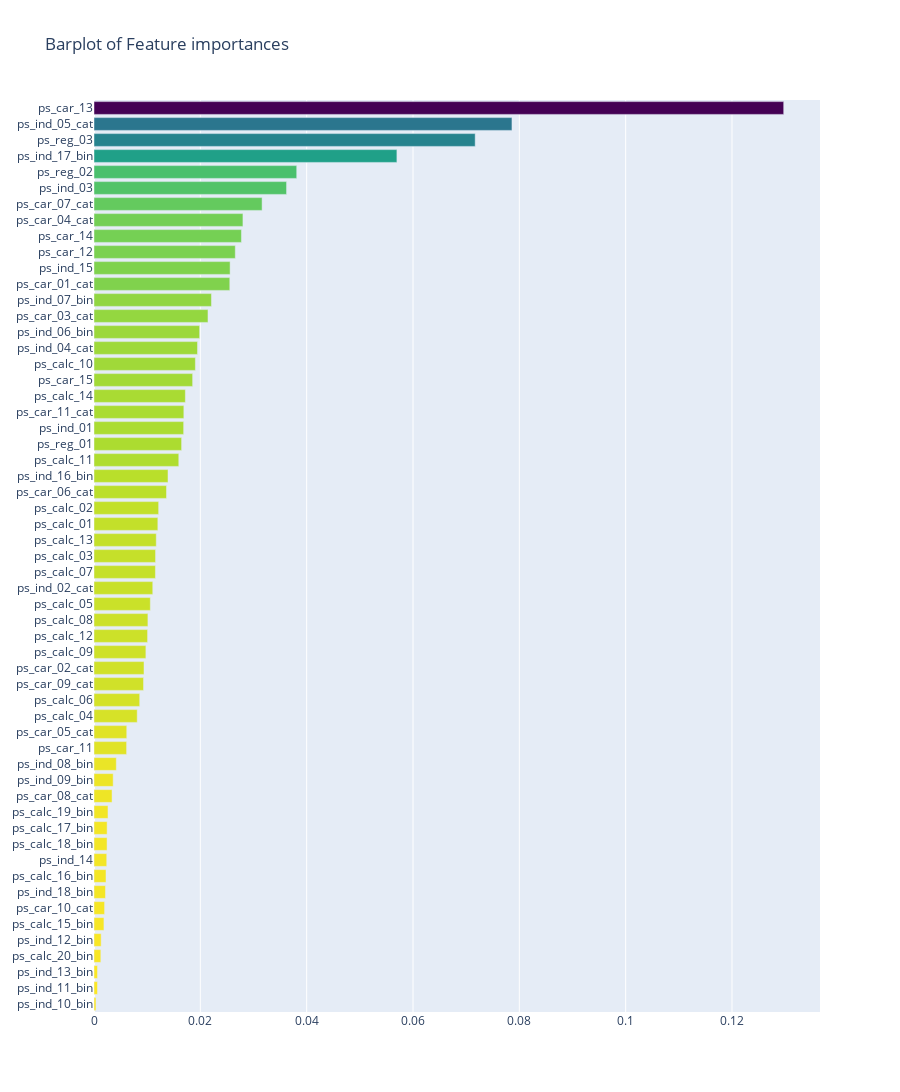

Here is the notebook cell this chart was saved with:
### Code cell
x, y = (list(x) for x in zip(*sorted(zip(rf.feature_importances_, features), 
                                                            reverse = False)))
trace2 = go.Bar(
    x=x ,
    y=y,
    marker=dict(
        color=x,
        colorscale = 'Viridis',
        reversescale = True
    ),
    name='Random Forest Feature importance',
    orientation='h',
)

layout = dict(
    title='Barplot of Feature importances',
     width = 900, height = 2000,
    yaxis=dict(
        showgrid=False,
        showline=False,
        showticklabels=True,
#         domain=[0, 0.85],
    ))

fig1 = go.Figure(data=[trace2])
fig1['layout'].update(layout)
py.iplot(fig1, filename='plots')

### Figure 1 — Plotly figure (JSON) as saved in the notebook; plotly's stock layout.template omitted (floating-point values rounded to 4 significant figures)
{"data": [{"marker": {"color": [0.0003743, 0.0006586, 0.0006631, 0.001287, 0.001347, 0.00187, 0.00199, 0.002158, 0.002257, 0.002396, 0.002456, 0.00247, 0.00263, 0.003394, 0.003608, 0.004199, 0.006131, 0.006161, 0.008129, 0.008598, 0.009318, 0.009404, 0.00976, 0.01008, 0.01014, 0.01059, 0.01105, 0.01156, 0.01158, 0.01171, 0.01201, 0.01216, 0.01364, 0.01392, 0.01595, 0.01648, 0.01686, 0.0169, 0.01718, 0.01855, 0.01907, 0.01947, 0.01987, 0.02144, 0.02209, 0.02554, 0.0256, 0.02658, 0.02773, 0.02801, 0.03162, 0.03622, 0.03813, 0.05697, 0.0717, 0.07861, 0.1297], "colorscale": [[0, "#440154"], [0.1111, "#482878"], [0.2222, "#3e4989"], [0.3333, "#31688e"], [0.4444, "#26828e"], [0.5556, "#1f9e89"], [0.6667, "#35b779"], [0.7778, "#6ece58"], [0.8889, "#b5de2b"], [1, "#fde725"]], "reversescale": true}, "name": "Random Forest Feature importance", "orientation": "h", "type": "bar", "x": [0.0003743, 0.0006586, 0.0006631, 0.001287, 0.001347, 0.00187, 0.00199, 0.002158, 0.002257, 0.002396, 0.002456, 0.00247, 0.00263, 0.003394, 0.003608, 0.004199, 0.006131, 0.006161, 0.008129, 0.008598, 0.009318, 0.009404, 0.00976, 0.01008, 0.01014, 0.01059, 0.01105, 0.01156, 0.01158, 0.01171, 0.01201, 0.01216, 0.01364, 0.01392, 0.01595, 0.01648, 0.01686, 0.0169, 0.01718, 0.01855, 0.01907, 0.01947, 0.01987, 0.02144, 0.02209, 0.02554, 0.0256, 0.02658, 0.02773, 0.02801, 0.03162, 0.03622, 0.03813, 0.05697, 0.0717, 0.07861, 0.1297], "y": ["ps_ind_10_bin", "ps_ind_11_bin", "ps_ind_13_bin", "ps_calc_20_bin", "ps_ind_12_bin", "ps_calc_15_bin", "ps_car_10_cat", "ps_ind_18_bin", "ps_calc_16_bin", "ps_ind_14", "ps_calc_18_bin", "ps_calc_17_bin", "ps_calc_19_bin", "ps_car_08_cat", "ps_ind_09_bin", "ps_ind_08_bin", "ps_car_11", "ps_car_05_cat", "ps_calc_04", "ps_calc_06", "ps_car_09_cat", "ps_car_02_cat", "ps_calc_09", "ps_calc_12", "ps_calc_08", "ps_calc_05", "ps_ind_02_cat", "ps_calc_07", "ps_calc_03", "ps_calc_13", "ps_calc_01", "ps_calc_02", "ps_car_06_cat", "ps_ind_16_bin", "ps_calc_11", "ps_reg_01", "ps_ind_01", "ps_car_11_cat", "ps_calc_14", "ps_car_15", "ps_calc_10", "ps_ind_04_cat", "ps_ind_06_bin", "ps_car_03_cat", "ps_ind_07_bin", "ps_car_01_cat", "ps_ind_15", "ps_car_12", "ps_car_14", "ps_car_04_cat", "ps_car_07_cat", "ps_ind_03", "ps_reg_02", "ps_ind_17_bin", "ps_reg_03", "ps_ind_05_cat", "ps_car_13"]}], "layout": {"height": 2000, "title": {"text": "Barplot of Feature importances"}, "width": 900, "yaxis": {"showgrid": false, "showline": false, "showticklabels": true}}}
